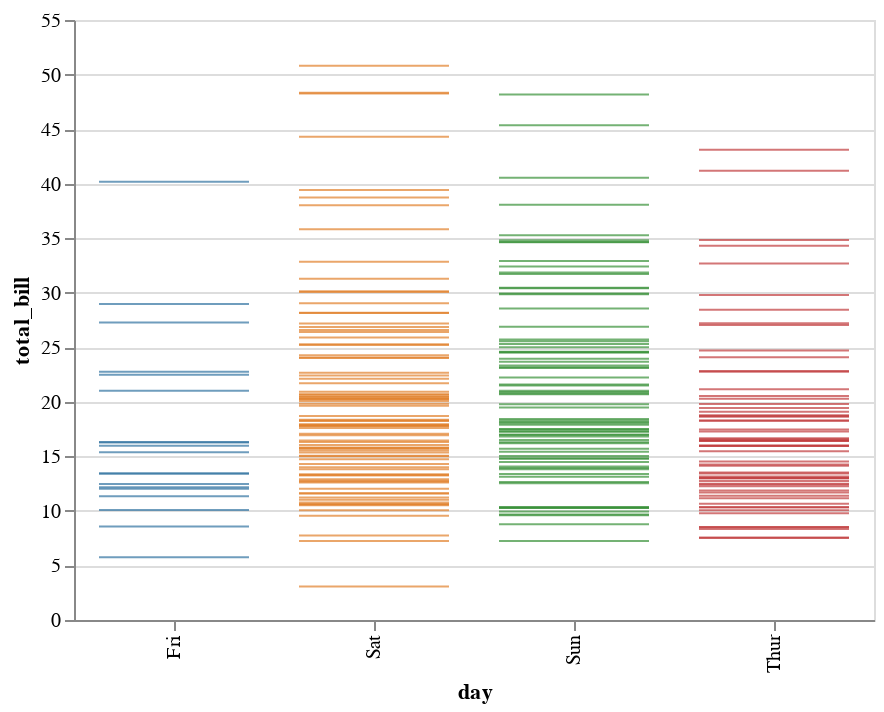

Here is the notebook cell this chart was saved with:
### Code cell
display(salt.stripplot(x="day", y="total_bill", data=tips))
ax = sns.stripplot(x="day", y="total_bill", data=tips, jitter=True)

### Figure 1 — Vega-Lite specification as saved in the notebook (floating-point values rounded to 4 significant figures; data arrays with more than 128 entries replaced by an {"elided": "..."} marker saying what was removed)
{"$schema": "https://vega.github.io/schema/vega-lite/v2.4.1.json", "config": {"range": {"category": ["rgba(49.62499999999999,115.62499999999996,161.37500000000003,1)", "rgba(224.87499999999997,128.875,44.12500000000004,1)", "rgba(58.49999999999999,145.50000000000003,58.49999999999999,1)", "rgba(192.125,60.87500000000001,61.62499999999999,1)", "rgba(147.49999999999994,113.74999999999999,178.25,1)", "rgba(131.875,91.37500000000001,83.12500000000001,1)", "rgba(213.50000000000003,132.49999999999997,188.74999999999994,1)", "rgba(127.0,127.0,127.0,1)", "rgba(168.87500000000003,169.625,53.37500000000001,1)", "rgba(45.99999999999998,171.25,184.00000000000003,1)"]}, "view": {"height": 300, "width": 400}}, "data": {"values": {"elided": "244 records"}}, "encoding": {"color": {"field": "day", "legend": null, "type": "nominal"}, "x": {"field": "day", "type": "nominal"}, "y": {"field": "total_bill", "type": "quantitative"}}, "mark": "tick"}
